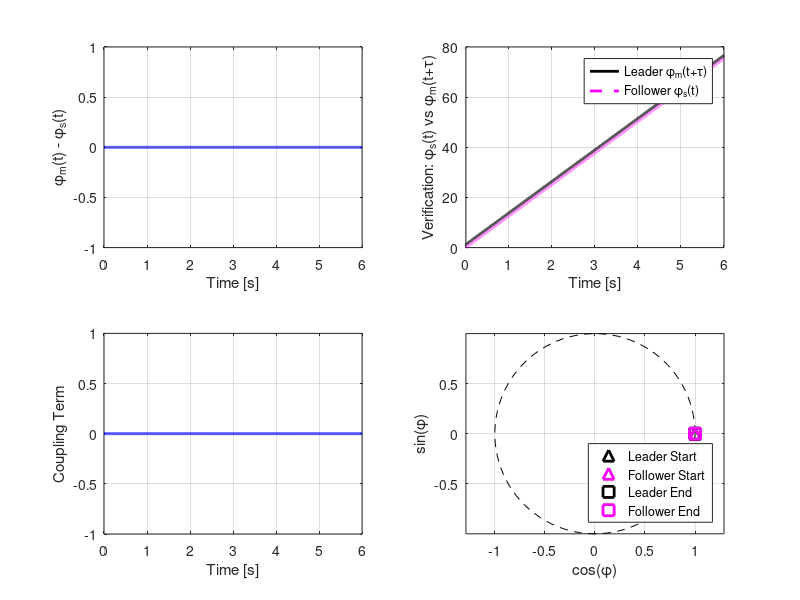
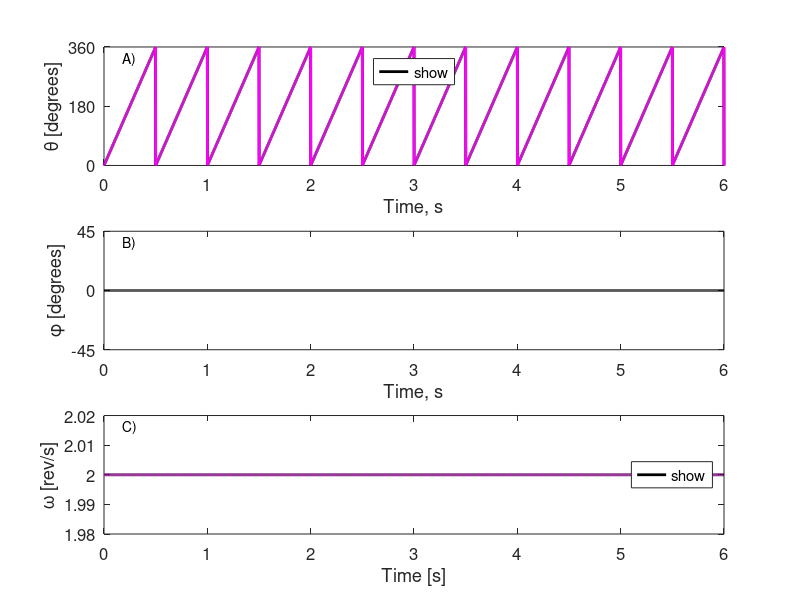

The MATLAB script that drew these images, in order:
function [mean_rel_phase_consistency,mean_rel_phase,rel_phase_error,tau,omega_delta,omega_s] = anticipatory_kuramoto(varargin)
%ANTICIPATORY_KURAMOTO  Anticipatory Kuramoto model with delayed feedback and frequency adaptation
%   [mean_rel_phase_consistency,mean_rel_phase,rel_phase_error,tau,omega_delta,omega_s] = anticipatory_kuramoto(varargin)
%   Arguments:
%      [K_1 and K_2]
%      [epsilon_1 epsilon_2]
%      [tau_1 tau_2]
%      tau_leader
%      relative_phase_initial
%      empty
%      show figs flag
%      print figs flag

%   Dobri Dotov, UNO, 2026


%% Parameters
dt = 0.001;                  % Time step
T = 6;                       % Total time
t = 0:dt:T;                  % Time vector
n = length(t);


% Natural frequencies
omega_m = zeros(n,1);      % Leader freq
omega_s = zeros(n,1);      % Follower freq
omega_m(1) = 2*2*pi;       % Leader freq 0
omega_s(1) = 2*2*pi;       % Follower freq 0
coupling_term = zeros(n,1);


%% Initialization
phi_m = zeros(1, n);    % Leader phase
phi_s = zeros(1, n);    % Follower phase


if numel(varargin) > 0
    K = varargin{1}; % Phase coupling strength
    epsilon = varargin{2}; % Frequency adaptation strength
    tau = varargin{3}; % Delay phase (anticipation horizon)
    tau_m = varargin{4};
    % Initial rel phase
    phi_m(1) = 0;
    phi_s(1) = -varargin{5};
    % Viz
    plotting_flag = varargin{7};
    save_fig = varargin{8};
else % Default parameters
    K = [1 1];
    epsilon = [1 1];
    tau = [.2*2*pi .2*2*pi];
    tau_m = 2*pi*.2;
    phi_m(1) = 0;
    phi_s(1) = 0;
    plotting_flag = 1;
    save_fig = 0;
end

% Delay parameters
delay_m = round(tau_m/omega_s(1)/dt);
delay_s(1) = round(tau(1)/omega_s(1)/dt);
delay_s(2) = round(tau(2)/omega_s(1)/dt);
mu_timescale = 10; % freq adaptation timescale
alpha = .0; % ignore for now
sigma = .0;


%% Euler loop for the Kuramoto coupling with delayed feedback and freq adaptation
for i = 2:n
    phi_m(i) = phi_m(i-1) + dt*omega_m(i-1); % Update master's simple rotation

    on = (i - max(delay_m,max(delay_s)) - 1)>0; % Wait for the delay period before enabling the coupling
    if on
        coupling_term(i) = K(1)*sin(phi_m(max(1,i - delay_m - 1)) - phi_s(i - delay_s(1) - 1)) + K(2)*sin(phi_m(max(1,i - delay_m - 1)) - phi_s(max(1,i - delay_s(2) - 1)));
    else
        coupling_term(i) = 0;
    end
    phi_s(i) = phi_s(i-1) + dt*(omega_s(i-1) + coupling_term(i));

    if on
        coupling_term(i) = epsilon(1)*sin(phi_m(max(1,i - delay_m - 1)) - phi_s(i - delay_s(1) - 1)) + epsilon(2)*sin(phi_m(max(1,i - delay_m - 1)) - phi_s(max(1,i - delay_s(2) - 1)));
    else
        coupling_term(i) = 0;
    end
    omega_s(i) = omega_s(i-1) + mu_timescale^-1*dt*(alpha*(omega_s(1) - omega_s(i-1)) + coupling_term(i) + sigma*randn*2*pi);
    omega_m(i) = omega_s(i);
end


%% Visualize
% Calculate synchronization measures
% Wrapped phase difference for plotting
% Phase difference
rel_phase_wrapped = mod(phi_m - phi_s + pi, 2*pi) - pi;
z = exp(1i * rel_phase_wrapped);
rel_phase = angle(z);
mean_rel_phase = angle(mean(z(round(numel(z)/2):end)));
mean_rel_phase_consistency = abs(mean(z(round(numel(z)/2):end)));
final_rel_phase = angle(mean(z(end-round(1/dt):end)));
omega_delta = (omega_s(end) - omega_s(1))/omega_s(1)*1e2;
rel_phase_error = mod(mean_rel_phase - tau_m + tau(1)*K(1)/sum(K) + tau(2)*K(2)/sum(K) + pi, 2*pi) - pi;


%% Display results
fprintf('External delay τ_m: %.2f rad\n', tau_m);
fprintf('Self-delay τ_1 and τ_2: %.2f and %.2f rad\n', tau);
fprintf('Phase coupling K_1 and K_2: %.2f and %.2f\n', K);
fprintf('Freq coupling ε_1 and ε_2: %.2f %.2f\n', epsilon);
fprintf('Final phase lag: %.6f rad\n', final_rel_phase);


%% Plotting
if plotting_flag == 1
    % Phase evolution
    figure(25421)
    subplot(3, 1, 1)
    plot(t, mod(phi_m,2*pi), 'k-', 'LineWidth', 2, 'DisplayName', 'Leader')
    hold on
    plot(t, mod(phi_s,2*pi), 'm-', 'LineWidth', 2, 'DisplayName', 'Follower')
    hold off
    xlabel('Time, s')
    ylabel('\theta [degrees]')
    legend('show','location','north')
    grid off
    set(gca,'YTick',[0 pi 2*pi],'YtickLabel',[0 pi 2*pi]./2/pi*360)
    ylim([0 2*pi])
    set(gca,'fontsize',12)
    text(.03,.9 ,[char(64+1) ')'],'units','normalized')

    subplot(3, 1, 2)
    plot(t, rel_phase_wrapped, 'k-', 'LineWidth', 2, 'DisplayName', 'Leader - Follower')
    set(gca,'YTick',[-pi/4 0 pi/4],'YtickLabel',[-pi/4 0 pi/4]./2/pi*360)
    ylim([-pi/4 pi/4])
    legend('hide')
    xlabel('Time, s')
    ylabel('\phi [degrees]')
    set(gca,'fontsize',12)
    text(.03,.9 ,[char(64+2) ')'],'units','normalized')

    subplot(3, 1, 3)
    plot(t, omega_m./2/pi, 'k-', 'LineWidth', 2, 'DisplayName', 'Leader')
    hold on
    plot(t, omega_s./2/pi, 'm--', 'LineWidth', 2, 'DisplayName', 'Follower')
    hold off
    xlabel('Time [s]')
    ylabel('\omega [rev/s]')
    legend('show','location','east')
    set(gca,'fontsize',12)
    ylim([min(omega_s./2/pi)*.99 max(omega_s./2/pi)*1.01])
    text(.03,.9 ,[char(64+3) ')'],'units','normalized')
    
    if save_fig == 1
        set(gcf,'color','w')
        set(gcf, 'PaperPosition', [0 0 5 6])
        set(gcf, 'InvertHardcopy', 'off')
        f = fullfile(pwd,['theta_phi_omega_dynamics_' char(datetime('now','TimeZone','local','Format','y-MM-d-HHmmss')) '.jpeg']);
        print('-djpeg','-r600',f)
    end
end


%% Relative phase
if plotting_flag == 1
    figure(24527)
    subplot(2, 2, 1)
    plot(t, rel_phase, 'b-', 'LineWidth', 2)
    xlabel('Time [s]')
    ylabel('\phi_m(t) - \phi_s(t)')
    grid on;

    subplot(2, 2, 2)
    plot(t, phi_m + tau(2), 'k-', 'LineWidth', 2, ...
        'DisplayName', 'Leader \phi_m(t+\tau)')
    hold on
    plot(t, phi_s, 'm--', 'LineWidth', 2, 'DisplayName', 'Follower \phi_s(t)')
    hold off
    xlabel('Time [s]')
    ylabel('Verification: \phi_s(t) vs \phi_m(t+\tau)')
    legend('show')
    grid on

    subplot(2, 2, 3)
    plot(t, coupling_term, 'b-', 'LineWidth', 2)
    xlabel('Time [s]')
    ylabel('Coupling Term')
    grid on

    subplot(2, 2, 4)
    theta = linspace(0, 2*pi, 100);
    plot(cos(theta), sin(theta), 'k--', 'LineWidth', 0.5); hold on
    l(1) = plot(cos(phi_m(1)), sin(phi_m(1)), 'k^', 'MarkerSize', 8, 'LineWidth', 2);
    l(2) = plot(cos(phi_s(1)), sin(phi_s(1)), 'm^', 'MarkerSize', 8, 'LineWidth', 2);
    l(3) = plot(cos(phi_m(end)), sin(phi_m(end)), 'ks', 'MarkerSize', 8, 'LineWidth', 2);
    l(4) = plot(cos(phi_s(end)), sin(phi_s(end)), 'ms', 'MarkerSize', 8, 'LineWidth', 2);
    hold off
    axis equal; grid on
    xlabel('cos(\phi)'); ylabel('sin(\phi)')
    legend(l,'Leader Start', 'Follower Start', 'Leader End', 'Follower End', 'location', 'southeast')

    set(gcf,'color','w')
    if save_fig == 1
        f = fullfile(pwd,['parameter_drift_dynamics_' char(datetime('now','TimeZone','local','Format','y-MM-d-HHmmss')) '.jpeg']);
        print('-djpeg','-r300',f)
    end
end
